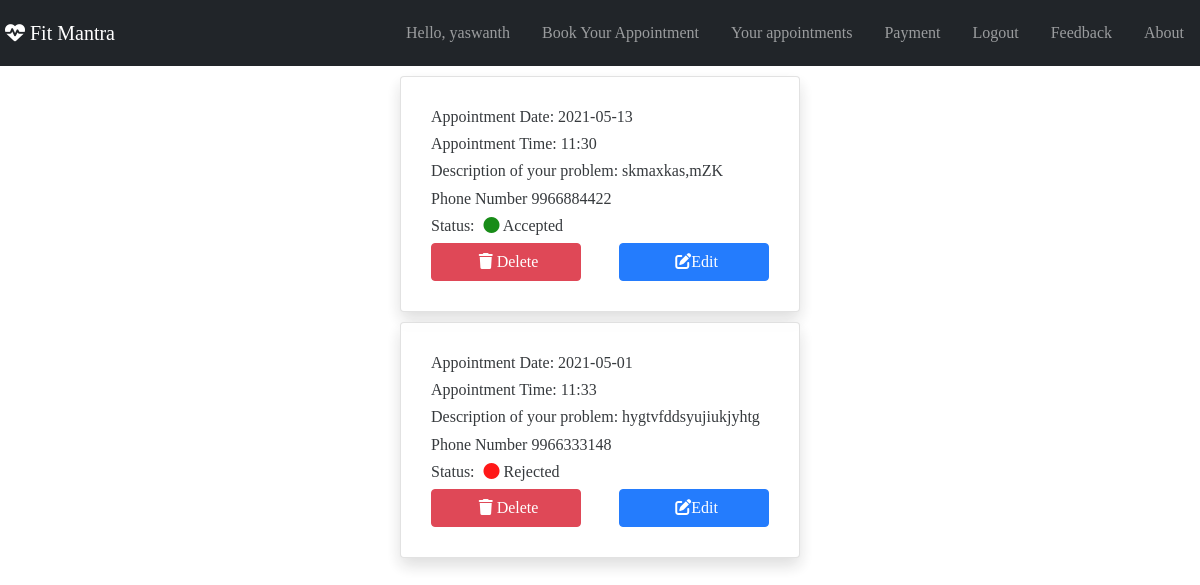
Page /myappointments (signed in) on the earlier database version.
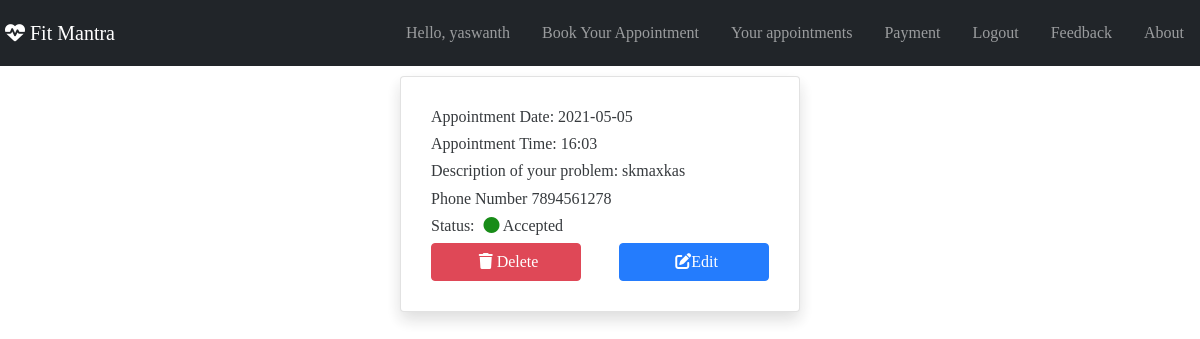
Same page on the later database version.
### home/models.py (models this page shows)
class Appointments(models.Model):
    user = models.ForeignKey(User, on_delete=models.DO_NOTHING)
    appointment_date = models.TextField()
    appointment_time = models.CharField(max_length=200)
    appointment_description = models.CharField(max_length=100)
    phone_number = models.CharField(max_length=15)
    status = models.IntegerField(default=0)

### home/views.py (the view)
# urls.py: path('myappointments', views.myappointments, name='myappointments'),
def myappointments(request):
    if request.user.is_authenticated:
        if request.method == "POST":
            id1 = int(request.POST["app_id"])
            Appointments.objects.get(id=id1).delete()
            redirect("myappointments")
        app = Appointments.objects.filter(user_id=request.user.id,)
        return render(request, "home/urappoint.html", {'app': app})
    return redirect("login")

### home/templates/home/urappoint.html (shortened to what this page needs)
{% extends "home/base.html" %}
{% block content %}
{% if app %}
 {% for app in app %}
 <div class="card shadow">
    <h6>Appointment Date:  {{app.appointment_date}}</h6>
    <h6>Appointment Time:  {{app.appointment_time}}</h6>
    <h6>Description of your problem:  {{app.appointment_description}}</h6>
    <h6>Phone Number  {{ app.phone_number }}</h6>
    <h6>Status: <i class="fas fa-circle"  {% ifequal app.status  1 %} style=" color: green;" {% endifequal %} {% ifequal app.status 2 %} style="color:red;" {% endifequal %} ></i> {% ifequal app.status  1 %} Accepted {% endifequal %} {% ifequal app.status 2 %} Rejected {% endifequal %}</h6>
   <div class="d-flex justify-content-between">
    <form action="" method="POST" class="del">
     <button class="btn btn-danger"><i class="fas fa-trash"></i> Delete</button>
    </form>
    <form action="{% url 'edit' %}" method="POST" >
     <button class="btn btn-primary"><i class="fas fa-edit"></i>Edit</button>
    </form>
    </div>
</div>
{%endfor%}
{%else%}
<h3>No Appointments. <a href="{% url 'appointment' %}">Click here</a> to book your appointments</h3>
{% endif %}
{% endblock %}

Differences in the rows shown:
removed Appointments: appointment_date "2021-05-13", appointment_time "11:30", appointment_description "skmaxkas,mZK", phone_number "9966884422", status 1 (drawn)
removed Appointments: appointment_date "2021-05-01", appointment_time "11:33", appointment_description "hygtvfddsyujiukjyhtg", phone_number "9966333148", status 2 (drawn)
added Appointments: appointment_date "2021-05-05", appointment_time "16:03", appointment_description "skmaxkas", phone_number "7894561278", status 1 (drawn)
